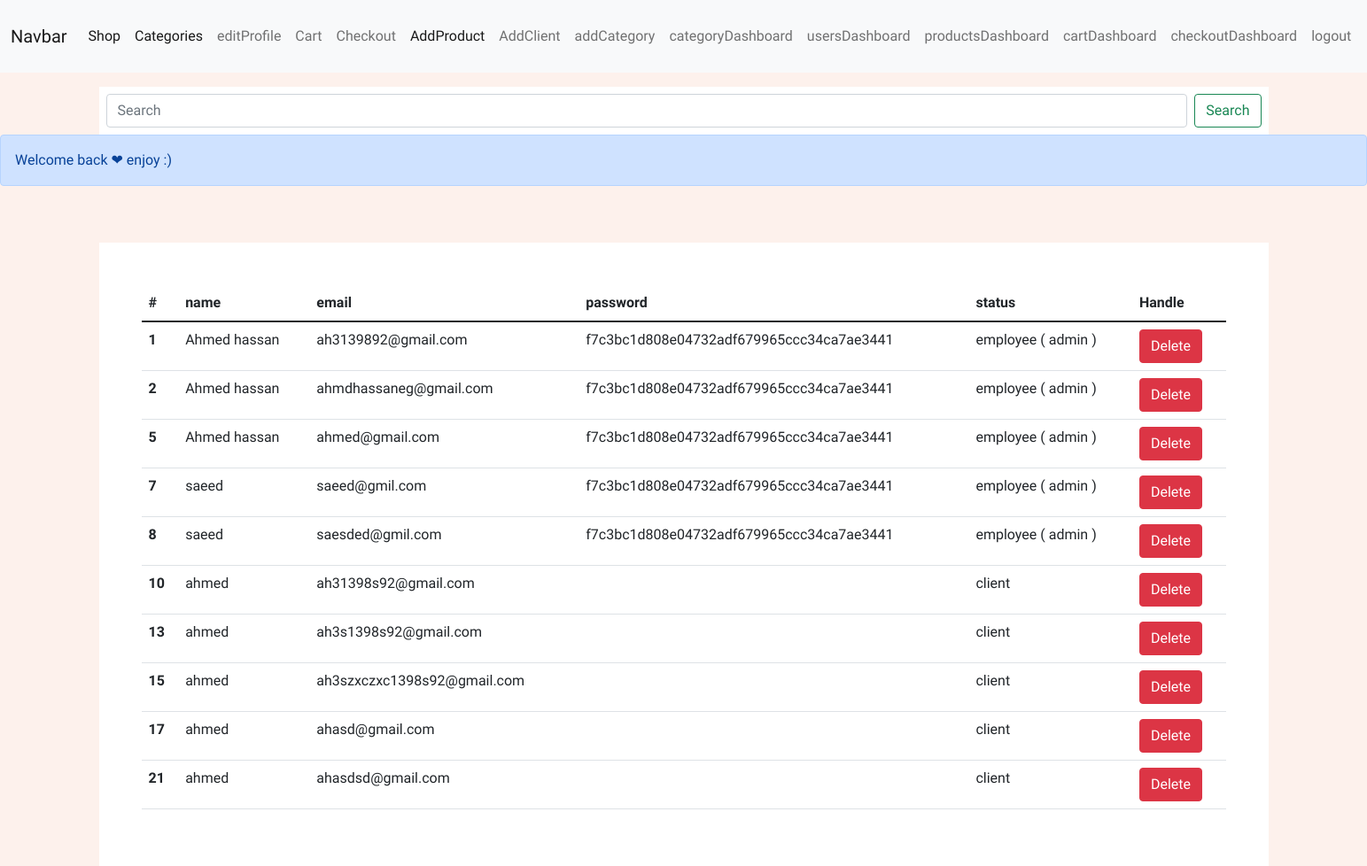
Page /pages/dashboardUsers.php (signed in) on the committed database.
### tables this page shows
CREATE TABLE `users` (
  `id` int(11) NOT NULL,
  `email` varchar(100) NOT NULL,
  `name` varchar(30) NOT NULL,
  `password` varchar(60) NOT NULL,
  `status` int(11) NOT NULL
);

### pages/dashboardUsers.php (the view, shortened to what this page needs)
<?php
require_once("../inc/header.php");
$selectItems = "SELECT * FROM `users`";
$q_items = mysqli_query($con, $selectItems);
while ($result = mysqli_fetch_assoc($q_items)) {
    $data[] = $result;
}
if (isset($_SESSION["success"])) { ?>
    <div class="alert alert-primary" role="alert">
    <?php echo $_SESSION["success"];
}
    ?>
    </div>
    <br />
    <br />
    <div class="container ">
        <div class="row p-5">
            <?php if (isset($data)) : ?>
                <table class="table">
                    <thead>
                        <tr>
                            <th scope="col">#</th>
                            <th scope="col">name</th>
                            <th scope="col">email</th>
                            <th scope="col">password</th>
                            <th scope="col">status</th>
                            <th scope="col">Handle</th>
                        </tr>
                    </thead>
                    <tbody>
                        <?php foreach ($data as $product) : ?>
                            <tr>
                                <th scope="row"><?php echo $product["id"]; ?></th>
                                <td><?php echo $product["name"]; ?></td>
                                <td><?php echo $product["email"]; ?></td>
                                <td><?php echo $product["password"]; ?></td>
                                <td><?php echo $product["status"] === "0" ?  "client" : "employee ( admin )" ?></td>
                                <td>
                                    <a href="../handler/deleteUser.php?id=<?php echo $product["id"]; ?>">
                                        <button type="button" class="btn btn-danger">Delete</button>
                                    </a>
                                </td>
                            </tr>
                        <?php endforeach;
                        ?>
                    </tbody>
                </table>
            <?php else : echo "no users";
            endif; ?>
        </div>
    </div>
    <?php require_once("../inc/header.php"); ?>

### css/style.css (style rules this page uses)
* { -webkit-box-sizing: border-box; box-sizing: border-box; }
body { padding: 0; margin: 0; }
body { font-family: Arial, Helvetica, sans-serif; }
.container { background: #fff !important; border: none; border-radius: none; }

### css/products.css (style rules this page uses)
body { font-family: "Muli", sans-serif; background: #ddd; }

### css/product.css (style rules this page uses)
body { background-color: #fdf1ec; }

### rows in the picture
users: id "1", name "Ahmed hassan", email "ah3139892@gmail.com", password "f7c3bc1d808e04732adf679965ccc34ca7ae3441", status "employee ( admin )"
users: id "2", name "Ahmed hassan", email "ahmdhassaneg@gmail.com", password "f7c3bc1d808e04732adf679965ccc34ca7ae3441", status "employee ( admin )"
users: id "5", name "Ahmed hassan", email "ahmed@gmail.com", password "f7c3bc1d808e04732adf679965ccc34ca7ae3441", status "employee ( admin )"
users: id "7", name "saeed", email "saeed@gmil.com", password "f7c3bc1d808e04732adf679965ccc34ca7ae3441", status "employee ( admin )"
users: id "8", name "saeed", email "saesded@gmil.com", password "f7c3bc1d808e04732adf679965ccc34ca7ae3441", status "employee ( admin )"
users: id "10", name "ahmed", email "ah31398s92@gmail.com", status "client"
users: id "13", name "ahmed", email "ah3s1398s92@gmail.com", status "client"
users: id "15", name "ahmed", email "ah3szxczxc1398s92@gmail.com", status "client"
users: id "17", name "ahmed", email "ahasd@gmail.com", status "client"
users: id "21", name "ahmed", email "ahasdsd@gmail.com", status "client"

### other values in the picture
$_SESSION["success"] "Welcome back ❤ enjoy :)"
